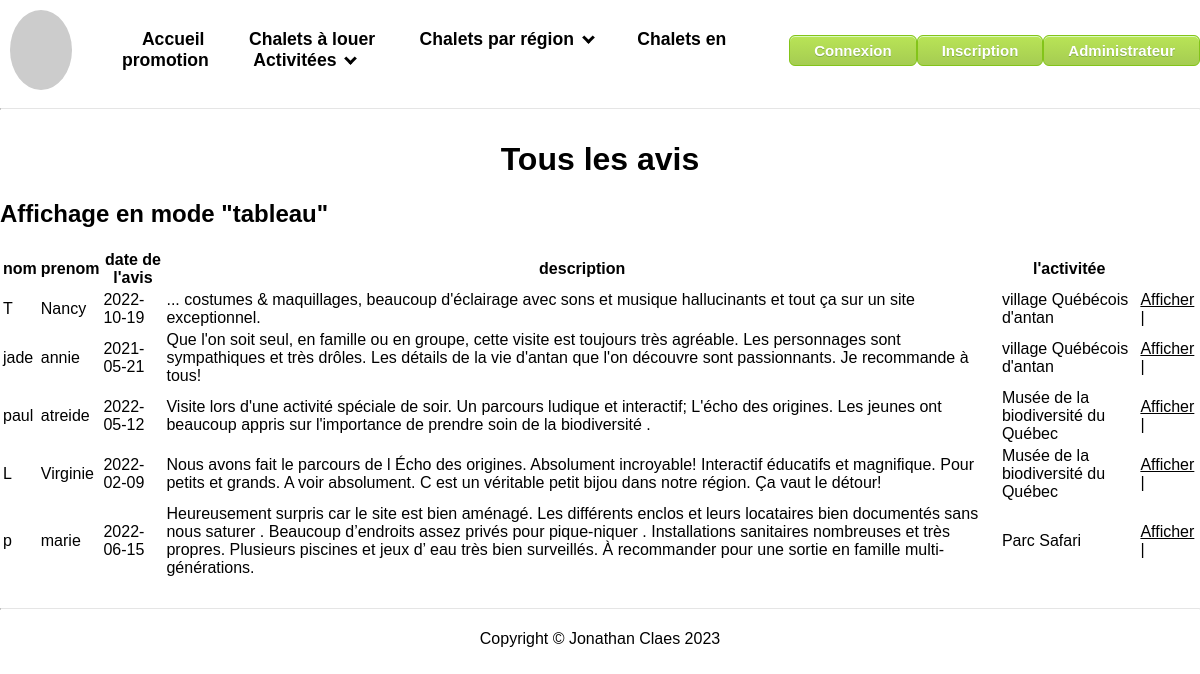
The app's page /liste_avis.php with its own data.
### tables this page shows
CREATE TABLE `avis` (
  `id` int NOT NULL,
  `nom` varchar(50) NOT NULL,
  `prenom` varchar(50) NOT NULL,
  `date_avis` date NOT NULL,
  `description` text NOT NULL,
  `id_activite` int NOT NULL
);

CREATE TABLE `activites` (
  `id` int NOT NULL,
  `nom_activite` varchar(50) NOT NULL,
  `description_activite` text NOT NULL,
  `hiver_activite` tinyint(1) NOT NULL,
  `ete_activite` tinyint(1) NOT NULL,
  `fk_region` int NOT NULL
);

### controlleurs/ControlleurAvis.php (called while the page is built, shortened)
<?php
require_once './modeles/avis.php';
class ControlleurAvis {
    function afficherTableau() {
        $avis = modele_avis::ObtenirTous();
        require './vues/avis/tableau.php';
    }
}
?>

### modeles/avis.php (called while the page is built, shortened)
<?php
class modele_avis {
    public function __construct($id, $nom, $prenom, $date_avis, $description, $id_activite) {
        $this->id = $id;
        $this->nom = $nom;
        $this->prenom = $prenom;
        $this->date_avis = $date_avis;
        $this->description = $description;
        $this->nom_activite = $this->getNomActivite($id_activite);
    }
    private function getNomActivite($id_activite) {
       $mysqli = self::connecter();
        if ($requete = $mysqli->prepare("SELECT nom_activite FROM activites WHERE id = ?")) {
            $requete->bind_param("i", $id_activite);
            $requete->execute();
        $result = $requete->get_result();
        if ($enregistrement = $result->fetch_assoc()) {
             return $enregistrement['nom_activite'];
            }
                }
        return '';
            }
    static function connecter() {
        $mysqli = new mysqli(Dd::$host, Dd::$username, Dd::$password, Dd::$database);
        return $mysqli;
    }
    public static function ObtenirTous() {
        $liste = [];
        $mysqli = self::connecter();
        $resultatRequete = $mysqli->query("SELECT id, nom, prenom, date_avis, description, id_activite FROM avis ORDER BY  id_activite");
        foreach ($resultatRequete as $enregistrement) {
            $liste[] = new modele_avis($enregistrement['id'], $enregistrement['nom'], $enregistrement['prenom'],$enregistrement['date_avis'], $enregistrement['description'], $enregistrement['id_activite']);
        }
        return $liste;
    }
}
?>

### vues/avis/tableau.php (the view)
<h2>Affichage en mode "tableau"</h2>
<table>
    <tr>
        <th>nom</th>
        <th>prenom</th>
        <th>date de l'avis</th>
        <th>description</th>
        <th>l'activitée</th>
    </tr>
    <?php
        foreach ($avis as $avis) {
    ?>
        <tr>
            <td><?= $avis->nom ?></td>
            <td><?= $avis->prenom ?></td>
            <td><?= $avis->date_avis ?></td>
            <td><?= $avis->description ?></td>
            <td><?= $avis->nom_activite ?></td>
            <td>
                <a href="fiche_avis.php?id=<?= $avis->id ?>">Afficher</a>
                |
            </td>
        </tr>
    <?php
        }
    ?>
</table>

### css/styles.css (style rules this page uses)
html { margin:0; padding:0 }
body { margin: 100px 0 0 0; padding: 20px 0; font-family: Arial, sans-serif; align-items: center; justify-content: center; }
.light-mode, .light-mode a, .light-mode header { background-color: white; color: black; }

### records on screen
avis: nom "T", prenom "Nancy", date_avis "2022-10-19", description "... costumes & maquillages, beaucoup d'éclairage avec sons et musique hallucinants et tout ça sur un site exceptionnel.", id_activite.nom_activite "village Québécois d'antan"
avis: nom "jade", prenom "annie", date_avis "2021-05-21", description "Que l'on soit seul, en famille ou en groupe, cette visite est toujours très agréable. Les personnages sont sympathiques et très drôles. Les détails de la vie d'antan que l'on découvre sont passionnants. Je recommande à tous!", id_activite.nom_activite "village Québécois d'antan"
avis: nom "paul", prenom "atreide", date_avis "2022-05-12", description "Visite lors d'une activité spéciale de soir. Un parcours ludique et interactif; L'écho des origines. Les jeunes ont beaucoup appris sur l'importance de prendre soin de la biodiversité .", id_activite.nom_activite "Musée de la biodiversité du Québec"
avis: nom "L", prenom "Virginie", date_avis "2022-02-09", description "Nous avons fait le parcours de l Écho des origines. Absolument incroyable! Interactif éducatifs et magnifique. Pour petits et grands. A voir absolument. C est un véritable petit bijou dans notre région. Ça vaut le détour!", id_activite.nom_activite "Musée de la biodiversité du Québec"
avis: nom "p", prenom "marie", date_avis "2022-06-15", description "Heureusement surpris car le site est bien aménagé. Les différents enclos et leurs locataires bien documentés sans nous saturer . Beaucoup d’endroits assez privés pour pique-niquer . Installations sanitaires nombreuses et très propres. Plusieurs piscines et jeux d’ eau très bien surveillés. À recommander pour une sortie en famille multi-générations.", id_activite.nom_activite "Parc Safari"
